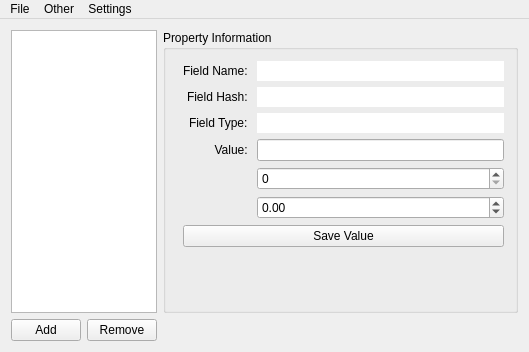
<?xml version="1.0" encoding="UTF-8"?>
<ui version="4.0">
 <class>MainWindow</class>
 <widget class="QMainWindow" name="MainWindow">
  <property name="geometry">
   <rect>
    <x>0</x>
    <y>0</y>
    <width>529</width>
    <height>352</height>
   </rect>
  </property>
  <property name="windowTitle">
   <string>JMPQuick</string>
  </property>
  <property name="windowIcon">
   <iconset resource="resources.qrc">
    <normaloff>:/JMPQuickIcon.png</normaloff>:/JMPQuickIcon.png</iconset>
  </property>
  <widget class="QWidget" name="centralWidget">
   <layout class="QGridLayout" name="gridLayout_2">
    <item row="0" column="0">
     <layout class="QGridLayout" name="gridLayout">
      <item row="0" column="1">
       <widget class="QGroupBox" name="groupBox">
        <property name="sizePolicy">
         <sizepolicy hsizetype="Preferred" vsizetype="Preferred">
          <horstretch>3</horstretch>
          <verstretch>0</verstretch>
         </sizepolicy>
        </property>
        <property name="title">
         <string>Property Information</string>
        </property>
        <layout class="QFormLayout" name="formLayout_3">
         <item row="1" column="1">
          <layout class="QFormLayout" name="formLayout_2">
           <property name="labelAlignment">
            <set>Qt::AlignRight|Qt::AlignTrailing|Qt::AlignVCenter</set>
           </property>
           <item row="1" column="0">
            <widget class="QLabel" name="fieldNameLabel">
             <property name="text">
              <string>Field Name: </string>
             </property>
            </widget>
           </item>
           <item row="1" column="1">
            <widget class="QLineEdit" name="fieldName">
             <property name="frame">
              <bool>false</bool>
             </property>
             <property name="readOnly">
              <bool>true</bool>
             </property>
            </widget>
           </item>
           <item row="2" column="0">
            <widget class="QLabel" name="fieldHashLabel">
             <property name="text">
              <string>Field Hash: </string>
             </property>
            </widget>
           </item>
           <item row="2" column="1">
            <widget class="QLineEdit" name="fieldHash">
             <property name="frame">
              <bool>false</bool>
             </property>
             <property name="readOnly">
              <bool>true</bool>
             </property>
            </widget>
           </item>
           <item row="3" column="0">
            <widget class="QLabel" name="fieldTypeLabel">
             <property name="text">
              <string>Field Type: </string>
             </property>
            </widget>
           </item>
           <item row="3" column="1">
            <widget class="QLineEdit" name="fieldType">
             <property name="frame">
              <bool>false</bool>
             </property>
             <property name="readOnly">
              <bool>true</bool>
             </property>
            </widget>
           </item>
           <item row="5" column="0">
            <widget class="QLabel" name="valLabel">
             <property name="text">
              <string>Value: </string>
             </property>
             <property name="alignment">
              <set>Qt::AlignRight|Qt::AlignTrailing|Qt::AlignVCenter</set>
             </property>
            </widget>
           </item>
           <item row="9" column="0" colspan="2">
            <widget class="QPushButton" name="setValue">
             <property name="text">
              <string>Save Value</string>
             </property>
            </widget>
           </item>
           <item row="5" column="1">
            <widget class="QLineEdit" name="valString"/>
           </item>
           <item row="6" column="1">
            <widget class="QSpinBox" name="valInt">
             <property name="maximum">
              <number>2147483647</number>
             </property>
            </widget>
           </item>
           <item row="7" column="1">
            <widget class="QDoubleSpinBox" name="valFlt">
             <property name="minimum">
              <double>-90000000000.000000000000000</double>
             </property>
             <property name="maximum">
              <double>90000000000.000000000000000</double>
             </property>
            </widget>
           </item>
          </layout>
         </item>
        </layout>
       </widget>
      </item>
      <item row="0" column="0">
       <widget class="QTreeWidget" name="jmpView">
        <property name="sizePolicy">
         <sizepolicy hsizetype="Expanding" vsizetype="Expanding">
          <horstretch>1</horstretch>
          <verstretch>0</verstretch>
         </sizepolicy>
        </property>
        <attribute name="headerVisible">
         <bool>false</bool>
        </attribute>
        <column>
         <property name="text">
          <string notr="true">1</string>
         </property>
        </column>
       </widget>
      </item>
      <item row="1" column="0">
       <layout class="QHBoxLayout" name="horizontalLayout">
        <item>
         <widget class="QPushButton" name="pushButton">
          <property name="minimumSize">
           <size>
            <width>70</width>
            <height>0</height>
           </size>
          </property>
          <property name="text">
           <string>Add</string>
          </property>
         </widget>
        </item>
        <item>
         <widget class="QPushButton" name="pushButton_2">
          <property name="minimumSize">
           <size>
            <width>70</width>
            <height>0</height>
           </size>
          </property>
          <property name="text">
           <string>Remove</string>
          </property>
         </widget>
        </item>
       </layout>
      </item>
     </layout>
    </item>
   </layout>
  </widget>
  <widget class="QMenuBar" name="menuBar">
   <property name="geometry">
    <rect>
     <x>0</x>
     <y>0</y>
     <width>529</width>
     <height>22</height>
    </rect>
   </property>
   <widget class="QMenu" name="menuFile">
    <property name="title">
     <string>File</string>
    </property>
    <addaction name="actionOpen"/>
    <addaction name="actionSave"/>
    <addaction name="actionSave_As"/>
    <addaction name="actionOpen_from_LM3D"/>
    <addaction name="actionSave_for_LM3D"/>
    <addaction name="actionSave_As_for_LM3D"/>
   </widget>
   <widget class="QMenu" name="menuSettings">
    <property name="title">
     <string>Settings</string>
    </property>
    <addaction name="actionLogging"/>
   </widget>
   <widget class="QMenu" name="menuOther">
    <property name="title">
     <string>Other</string>
    </property>
    <addaction name="actionRandomize"/>
   </widget>
   <addaction name="menuFile"/>
   <addaction name="menuOther"/>
   <addaction name="menuSettings"/>
  </widget>
  <action name="actionLoad_Custom_Style">
   <property name="text">
    <string>Load Custom Style</string>
   </property>
   <property name="shortcut">
    <string>Alt+C</string>
   </property>
  </action>
  <action name="actionOpen">
   <property name="text">
    <string>Open GC</string>
   </property>
   <property name="shortcut">
    <string>Ctrl+O</string>
   </property>
  </action>
  <action name="actionSave">
   <property name="text">
    <string>Save GC</string>
   </property>
   <property name="shortcut">
    <string>Ctrl+S</string>
   </property>
  </action>
  <action name="actionSave_As">
   <property name="text">
    <string>Save GC As</string>
   </property>
   <property name="shortcut">
    <string>Ctrl+Shift+S</string>
   </property>
  </action>
  <action name="actionRandomize">
   <property name="text">
    <string>Randomize</string>
   </property>
   <property name="shortcut">
    <string>Ctrl+Shift+R</string>
   </property>
  </action>
  <action name="actionOpen_from_LM3D">
   <property name="text">
    <string>Open LM3D</string>
   </property>
  </action>
  <action name="actionSave_for_LM3D">
   <property name="text">
    <string>Save LM3D</string>
   </property>
  </action>
  <action name="actionSave_As_for_LM3D">
   <property name="text">
    <string>Save LM3D As</string>
   </property>
  </action>
  <action name="actionLogging">
   <property name="checkable">
    <bool>true</bool>
   </property>
   <property name="text">
    <string>Logging</string>
   </property>
  </action>
 </widget>
 <layoutdefault spacing="6" margin="11"/>
 <resources>
  <include location="resources.qrc"/>
 </resources>
 <connections/>
</ui>
